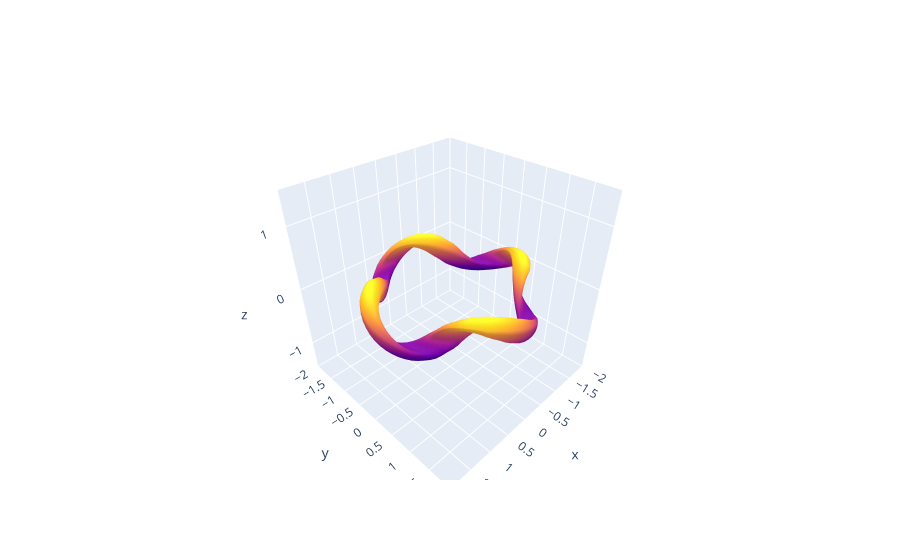

This figure's notebook cell:
### Markdown cell above
## Plot Magnetic Surface

### Code cell
%matplotlib notebook
fig = go.Figure(data=[go.Surface(z=Z[surface,:,:], x=X[surface,:,:], y=Y[surface,:,:], 
                                 showscale=False)])

fig.update_layout(autosize=True,
                  scene=dict(
                         zaxis = dict(range = [-1.5,1.5]), 
                         xaxis = dict(range = [-2,2]),
                         yaxis = dict(range = [-2,2]) ))

config = {
    'toImageButtonOptions': {
    'format': 'png', # one of png, svg, jpeg, webp
    'filename': f'{device}_device',
    'height': 1000,
    'width': 800,
    'scale':6 # Multiply title/legend/axis/canvas sizes by this factor
  }
}

fig.show()

### Figure 1 — Plotly figure (JSON) as saved in the notebook; plotly's stock layout.template omitted (floating-point values rounded to 4 significant figures; data arrays with more than 128 entries replaced by an {"elided": "..."} marker saying what was removed)
{"data": [{"showscale": false, "type": "surface", "x": {"elided": "100x100 float values"}, "y": {"elided": "100x100 float values"}, "z": {"elided": "100x100 float values"}}], "layout": {"autosize": true, "scene": {"xaxis": {"range": [-2, 2]}, "yaxis": {"range": [-2, 2]}, "zaxis": {"range": [-1.5, 1.5]}}}}
